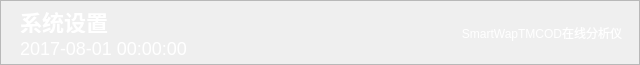
  <widget class="QFrame" name="frame">
   <property name="geometry">
    <rect>
     <x>0</x>
     <y>0</y>
     <width>640</width>
     <height>65</height>
    </rect>
   </property>
   <property name="whatsThis">
    <string>TITLE</string>
   </property>
   <property name="autoFillBackground">
    <bool>false</bool>
   </property>
   <property name="styleSheet">
    <string notr="true">QFrame#frame{
background-color: transparent;
border-image:url(:/images/title_background_02.png);
color: #FFFFFF;
}</string>
   </property>
   <property name="frameShape">
    <enum>QFrame::StyledPanel</enum>
   </property>
   <property name="frameShadow">
    <enum>QFrame::Raised</enum>
   </property>
   <widget class="QLabel" name="m_TitleName">
    <property name="geometry">
     <rect>
      <x>20</x>
      <y>10</y>
      <width>200</width>
      <height>23</height>
     </rect>
    </property>
    <property name="whatsThis">
     <string>LBL_01_SP</string>
    </property>
    <property name="styleSheet">
     <string notr="true">background-color: transparent;
color: #FFFFFF;
font:bold 22px Semhei; </string>
    </property>
    <property name="text">
     <string>系统设置</string>
    </property>
   </widget>
   <widget class="QLabel" name="m_TitleProductName">
    <property name="geometry">
     <rect>
      <x>454</x>
      <y>2</y>
      <width>176</width>
      <height>61</height>
     </rect>
    </property>
    <property name="whatsThis">
     <string>LBL_01_SP</string>
    </property>
    <property name="styleSheet">
     <string notr="true">background-color: transparent;
color: #FFFFFF;</string>
    </property>
    <property name="text">
     <string>SmartWapTMCOD在线分析仪</string>
    </property>
    <property name="alignment">
     <set>Qt::AlignCenter</set>
    </property>
    <property name="wordWrap">
     <bool>true</bool>
    </property>
   </widget>
   <widget class="QLabel" name="m_TitleTime">
    <property name="geometry">
     <rect>
      <x>20</x>
      <y>40</y>
      <width>200</width>
      <height>16</height>
     </rect>
    </property>
    <property name="font">
     <font>
      <family>Ubuntu</family>
      <pointsize>-1</pointsize>
      <weight>50</weight>
      <italic>false</italic>
      <bold>false</bold>
     </font>
    </property>
    <property name="whatsThis">
     <string>LBL_01_SP</string>
    </property>
    <property name="styleSheet">
     <string notr="true">font:18px Ubuntu;
background-color: transparent;
color: #FFFFFF;</string>
    </property>
    <property name="text">
     <string>2017-08-01 00:00:00</string>
    </property>
   </widget>
  </widget>
